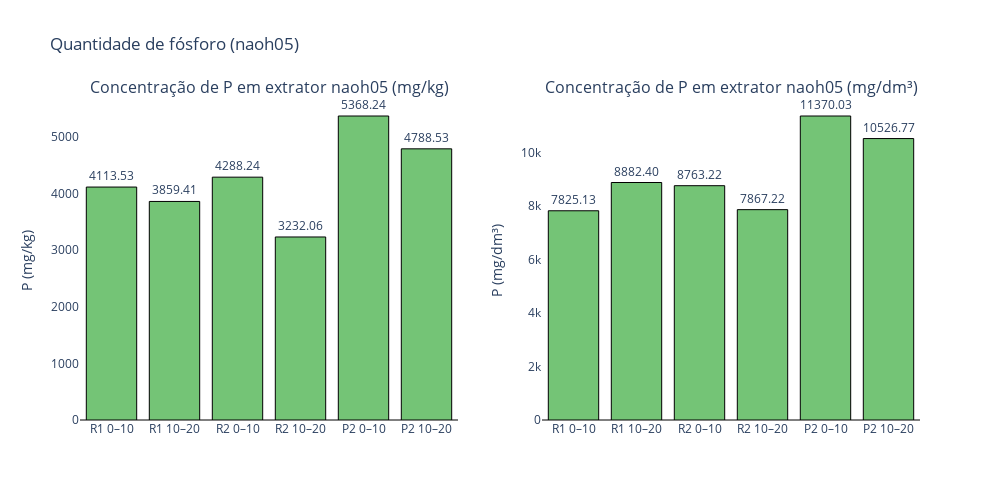

Notebook code for this chart:
### Code cell
import plotly.graph_objects as go
from plotly.subplots import make_subplots
import numpy as np

# Seus dados (mantém o mesmo formato)
valores_mgkg = np.array([
    R1_0_10_naoh05,
    R1_10_20_naoh05,
    R2_0_10_naoh05,
    R2_10_20_naoh05,
    P2_0_10_naoh05,
    P2_10_20_naoh05
], dtype=float)

valores_mg_dm3 = np.array(valores_mg_dm3, dtype=float)
densidades = np.array(densidades, dtype=float)

labels = ['R1 0–10','R1 10–20','R2 0–10','R2 10–20','P2 0–10','P2 10–20']

def colors_for(vals):
    return ['#74c476' if v >= 0 else '#d9d9d9' for v in vals]

# Exibir dados no terminal
for label, dens, mgkg, mgdm3 in zip(labels, densidades, valores_mgkg, valores_mg_dm3):
    print(f"{label}: densidade = {dens:.4f} g/cm³  |  {mgkg:.2f} mg/kg  ->  {mgdm3:.2f} mg/dm³")

# Criação das duas colunas (subplots lado a lado)
fig = make_subplots(rows=1, cols=2, subplot_titles=("Concentração de P em extrator naoh05 (mg/kg)", "Concentração de P em extrator naoh05 (mg/dm³)"))

# --- Primeiro gráfico (mg/kg)
colors1 = colors_for(valores_mgkg)
texts1 = [f"{v:.2f}" if v >= 0 else "Não mensurável" for v in valores_mgkg]
fig.add_trace(
    go.Bar(
        x=labels,
        y=valores_mgkg,
        text=texts1,
        textposition="outside",
        marker=dict(color=colors1, line=dict(color='black', width=1)),
        name="P (mg/kg)"
    ),
    row=1, col=1
)

# --- Segundo gráfico (mg/dm³)
colors2 = colors_for(valores_mg_dm3)
texts2 = [f"{v:.2f}" if v >= 0 else "Não mensurável" for v in valores_mg_dm3]
fig.add_trace(
    go.Bar(
        x=labels,
        y=valores_mg_dm3,
        text=texts2,
        textposition="outside",
        marker=dict(color=colors2, line=dict(color='black', width=1)),
        name="P (mg/dm³)"
    ),
    row=1, col=2
)

# Layout geral
fig.update_layout(
    height=500,
    width=1000,
    title_text="Quantidade de fósforo (naoh05)",
    showlegend=False,
    plot_bgcolor='rgba(0,0,0,0)',
)
fig.update_yaxes(title_text="P (mg/kg)", row=1, col=1, zeroline=True, zerolinewidth=1, zerolinecolor='black')
fig.update_yaxes(title_text="P (mg/dm³)", row=1, col=2, zeroline=True, zerolinewidth=1, zerolinecolor='black')

fig.show()

### Figure 1 — Plotly figure (JSON) as saved in the notebook; plotly's stock layout.template omitted (floating-point values rounded to 4 significant figures)
{"data": [{"marker": {"color": ["#74c476", "#74c476", "#74c476", "#74c476", "#74c476", "#74c476"], "line": {"color": "black", "width": 1}}, "name": "P (mg/kg)", "text": ["4113.53", "3859.41", "4288.24", "3232.06", "5368.24", "4788.53"], "textposition": "outside", "type": "bar", "x": ["R1 0–10", "R1 10–20", "R2 0–10", "R2 10–20", "P2 0–10", "P2 10–20"], "xaxis": "x", "y": [4114.0, 3859.0, 4288.0, 3232.0, 5368.0, 4789.0], "yaxis": "y"}, {"marker": {"color": ["#74c476", "#74c476", "#74c476", "#74c476", "#74c476", "#74c476"], "line": {"color": "black", "width": 1}}, "name": "P (mg/dm³)", "text": ["7825.13", "8882.40", "8763.22", "7867.22", "11370.03", "10526.77"], "textposition": "outside", "type": "bar", "x": ["R1 0–10", "R1 10–20", "R2 0–10", "R2 10–20", "P2 0–10", "P2 10–20"], "xaxis": "x2", "y": [7825.0, 8882.0, 8763.0, 7867.0, 11370.0, 10530.0], "yaxis": "y2"}], "layout": {"annotations": [{"font": {"size": 16}, "showarrow": false, "text": "Concentração de P em extrator naoh05 (mg/kg)", "x": 0.225, "xanchor": "center", "xref": "paper", "y": 1, "yanchor": "bottom", "yref": "paper"}, {"font": {"size": 16}, "showarrow": false, "text": "Concentração de P em extrator naoh05 (mg/dm³)", "x": 0.775, "xanchor": "center", "xref": "paper", "y": 1, "yanchor": "bottom", "yref": "paper"}], "height": 500, "plot_bgcolor": "rgba(0,0,0,0)", "showlegend": false, "title": {"text": "Quantidade de fósforo (naoh05)"}, "width": 1000, "xaxis": {"anchor": "y", "domain": [0, 0.45]}, "xaxis2": {"anchor": "y2", "domain": [0.55, 1]}, "yaxis": {"anchor": "x", "domain": [0, 1], "title": {"text": "P (mg/kg)"}, "zeroline": true, "zerolinecolor": "black", "zerolinewidth": 1}, "yaxis2": {"anchor": "x2", "domain": [0, 1], "title": {"text": "P (mg/dm³)"}, "zeroline": true, "zerolinecolor": "black", "zerolinewidth": 1}}}
